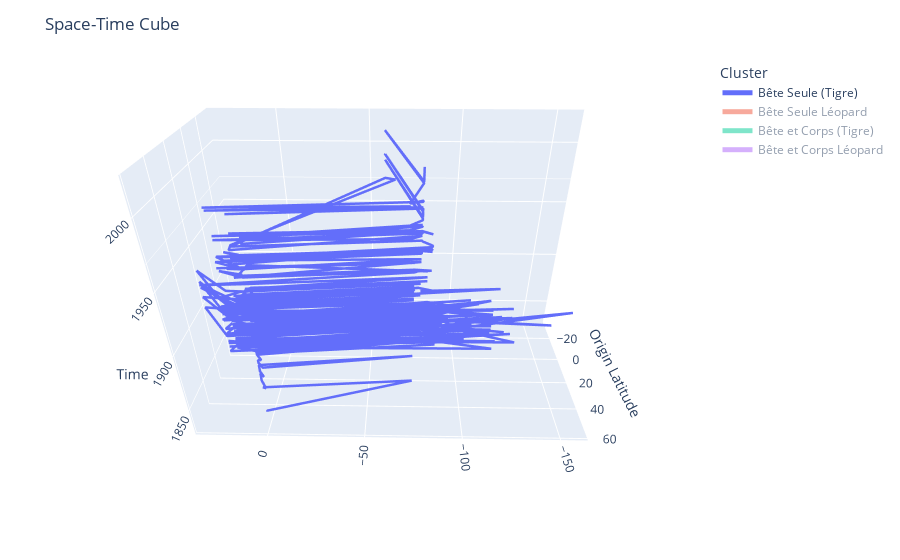

The notebook cell this image was saved under:
### Code cell
fig = px.line_3d(transformed_df, 
                 x='origin_longitude', 
                 y='origin_latitude', 
                 z='Date', 
                 color='Cluster', 
                 hover_name='City')
fig.update_traces(line=dict(width=5))
fig.update_layout(title='Space-Time Cube', 
                  scene=dict(
                      xaxis_title='Origin Longitude',
                      yaxis_title='Origin Latitude',
                      zaxis_title='Time'
                  ))
fig.show()
fig.write_html('3d_cube.html', auto_open=True)
fig.write_image("3d_cube.png", scale=7, width=2000)

### Figure 1 — Plotly figure (JSON) as saved in the notebook; plotly's stock layout.template omitted (floating-point values rounded to 4 significant figures; data arrays with more than 128 entries replaced by an {"elided": "..."} marker saying what was removed)
{"data": [{"hovertemplate": "<b>%{hovertext}</b><br><br>Cluster=Bête Seule (Tigre)<br>origin_longitude=%{x}<br>origin_latitude=%{y}<br>Date=%{z}<extra></extra>", "hovertext": {"elided": "801 str values"}, "legendgroup": "Bête Seule (Tigre)", "line": {"color": "#636efa", "dash": "solid", "width": 5}, "marker": {"symbol": "circle"}, "mode": "lines", "name": "Bête Seule (Tigre)", "scene": "scene", "showlegend": true, "type": "scatter3d", "x": {"elided": "801 float values"}, "y": {"elided": "801 float values"}, "z": {"elided": "801 str values"}}, {"hovertemplate": "<b>%{hovertext}</b><br><br>Cluster=Bête Seule Léopard<br>origin_longitude=%{x}<br>origin_latitude=%{y}<br>Date=%{z}<extra></extra>", "hovertext": {"elided": "493 str values"}, "legendgroup": "Bête Seule Léopard", "line": {"color": "#EF553B", "dash": "solid", "width": 5}, "marker": {"symbol": "circle"}, "mode": "lines", "name": "Bête Seule Léopard", "scene": "scene", "showlegend": true, "type": "scatter3d", "visible": "legendonly", "x": {"elided": "493 float values"}, "y": {"elided": "493 float values"}, "z": {"elided": "493 str values"}}, {"hovertemplate": "<b>%{hovertext}</b><br><br>Cluster=Bête et Corps (Tigre)<br>origin_longitude=%{x}<br>origin_latitude=%{y}<br>Date=%{z}<extra></extra>", "hovertext": {"elided": "559 str values"}, "legendgroup": "Bête et Corps (Tigre)", "line": {"color": "#00cc96", "dash": "solid", "width": 5}, "marker": {"symbol": "circle"}, "mode": "lines", "name": "Bête et Corps (Tigre)", "scene": "scene", "showlegend": true, "type": "scatter3d", "visible": "legendonly", "x": {"elided": "559 float values"}, "y": {"elided": "559 float values"}, "z": {"elided": "559 str values"}}, {"hovertemplate": "<b>%{hovertext}</b><br><br>Cluster=Bête et Corps Léopard<br>origin_longitude=%{x}<br>origin_latitude=%{y}<br>Date=%{z}<extra></extra>", "hovertext": {"elided": "275 str values"}, "legendgroup": "Bête et Corps Léopard", "line": {"color": "#ab63fa", "dash": "solid", "width": 5}, "marker": {"symbol": "circle"}, "mode": "lines", "name": "Bête et Corps Léopard", "scene": "scene", "showlegend": true, "type": "scatter3d", "visible": "legendonly", "x": {"elided": "275 float values"}, "y": {"elided": "275 float values"}, "z": {"elided": "275 str values"}}], "layout": {"autosize": true, "legend": {"title": {"text": "Cluster"}, "tracegroupgap": 0}, "margin": {"t": 60}, "scene": {"aspectmode": "auto", "aspectratio": {"x": 1.427, "y": 0.7006, "z": 1}, "camera": {"center": {"x": 0, "y": 0, "z": 0}, "eye": {"x": -0.03038, "y": 1.6, "z": 0.9878}, "projection": {"type": "perspective"}, "up": {"x": 0, "y": 0, "z": 1}}, "domain": {"x": [0, 1], "y": [0, 1]}, "xaxis": {"title": {"text": "Origin Longitude"}, "type": "linear"}, "yaxis": {"title": {"text": "Origin Latitude"}, "type": "linear"}, "zaxis": {"title": {"text": "Time"}, "type": "date"}}, "title": {"text": "Space-Time Cube"}}}
